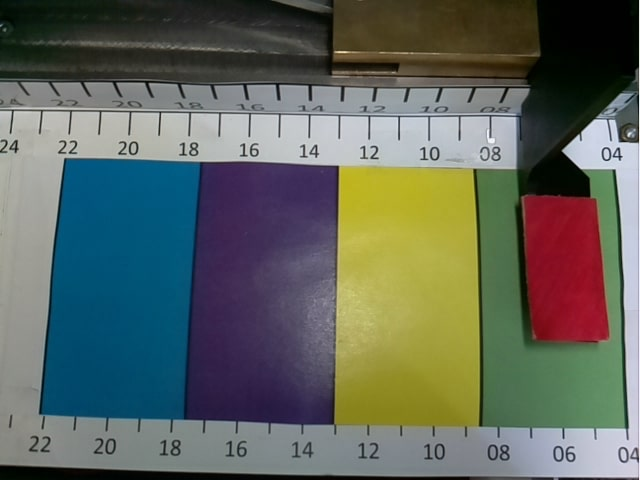
#> input picture Raspberry_Pi_Project/task1_opencv_control/modules/test_frames/1.jpg, 640 x 480 px
$ python main.py
#> lines starting #> are read from the running program, lines starting #| are printed output that depends on the picture; after the words box and inside, x2 and y2 are one past the last pixel; in counts of white or black regions, pixels touching at a corner belong together
### Raspberry_Pi_Project/task1_opencv_control/modules/camera.py
# Please note that this is a fake camera, it will just
# yield the images 1.jpg, 2.jpg, 3.jg and 4.jpg. It is
# just for testing purposes. You should actually use the
# picamera module and implement the get_frame properly

from time import time
from time import sleep
import os, sys
import cv2


class Camera(object):
    def __init__(self):
        directory = os.path.join(os.path.dirname(__file__), 'test_frames')
        self.test_frames_name = ['1.jpg', '2.jpg', '3.jpg', '4.jpg', '5.jpg', '6.jpg', '7.jpg']
        self.frames = [cv2.imread(os.path.join(directory, f))
        for f in self.test_frames_name]
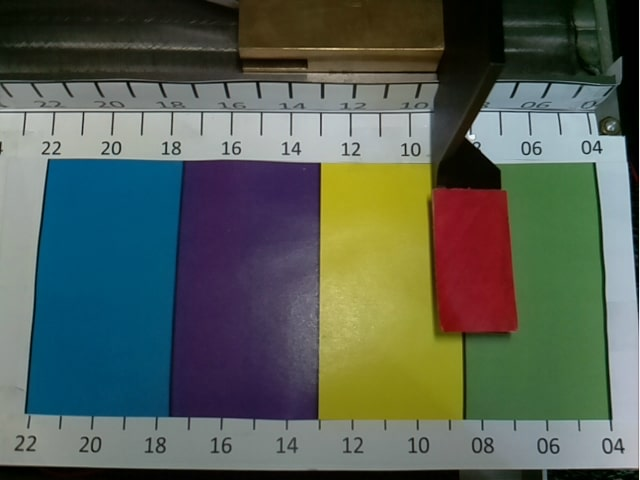
#> input picture Raspberry_Pi_Project/task1_opencv_control/modules/test_frames/2.jpg, 640 x 480 px
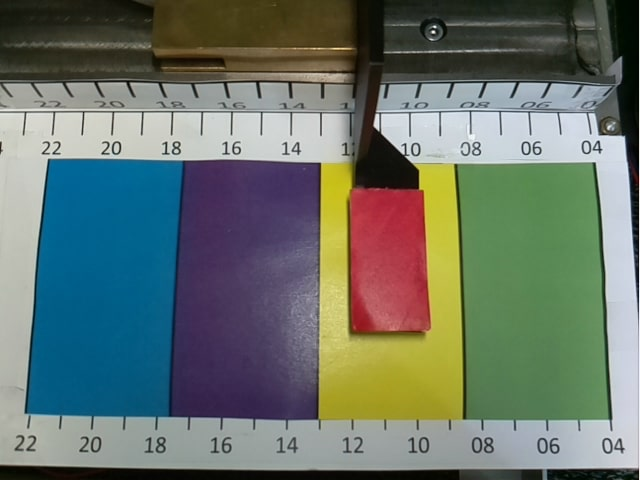
#> input picture Raspberry_Pi_Project/task1_opencv_control/modules/test_frames/3.jpg, 640 x 480 px
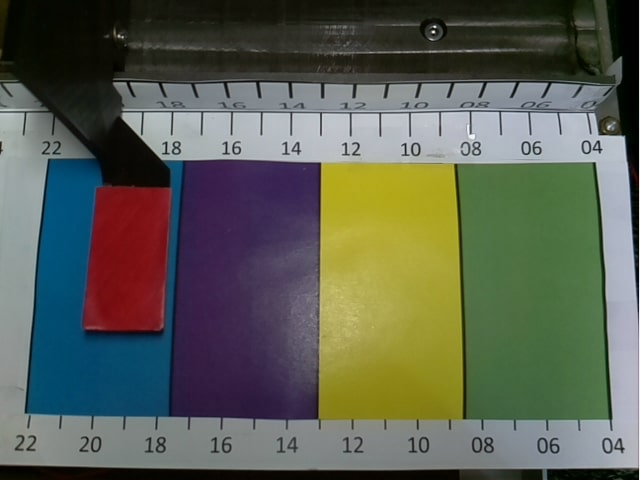
#> input picture Raspberry_Pi_Project/task1_opencv_control/modules/test_frames/7.jpg, 640 x 480 px
        self.current_frame = int(time()) % 7
        self.count = 0

    def get_frame(self):
        if (self.count > 1):
            self.current_frame = int(time()) % 7
            self.count = 0
        index = int(time()) % 7
        print('Frame', self.test_frames_name[self.current_frame])
        self.count = self.count + 1
        return self.frames[self.current_frame]

### Raspberry_Pi_Project/task1_opencv_control/modules/opencv_controller.py
import logging
import threading
import cv2
import numpy as np
USE_FAKE_PI_CAMERA = True # Chage to FALSE if testing in the Raspberry Pi

if USE_FAKE_PI_CAMERA:
    from .camera import Camera  # For running app
else:
    from .pi_camera import Camera  # For running Raspberry Pi

log = logging.getLogger(
    __name__)  # Creates a logger instance, we use it to log things out


class OpenCVController(object):

    def __init__(self):
        self.current_color = [False, False, False, False]
        self.camera = Camera()
        print('OpenCV controller initiated')

    def process_frame(self):  # generate frame by frame from camera
        while True:
            # Capture frame-by-frame
            frame = self.camera.get_frame()  # read the camera frame

            ###Process frame here

            hsv_frame = cv2.cvtColor(frame, cv2.COLOR_BGR2HSV)

            colors = {
                'Blue': ([92, 64, 80], [108, 255, 255]),
                'Purple': ([120, 50, 80], [155, 255, 255]),
                'Yellow': ([25, 150, 170], [35, 255, 255]),
                'Green': ([40, 50, 80], [60, 255, 255])
            }

            for i, (color, (lower, upper)) in enumerate(colors.items()):
                mask = cv2.inRange(hsv_frame, np.array(lower), np.array(upper))
                contours, _ = cv2.findContours(mask, cv2.RETR_EXTERNAL, cv2.CHAIN_APPROX_SIMPLE)
                for contour in contours:
                    area = cv2.contourArea(contour)
                    if area > 200:
                       x, y, w, h = cv2.boundingRect(contour)
                       cv2.rectangle(frame, (x, y), (x + w, y + h), (255, 0, 0), 8)
                       cv2.putText(frame, color, (x, y + h + 20), cv2.FONT_HERSHEY_SIMPLEX, 0.7, (255, 0, 0), 2)

            # Code for red mark detection
            color_2 = {'Red Mark': ([156,50,84],[190,255,255])}
            for color, (lower, upper) in color_2.items():
                if color == 'Red Mark':
                    mask =cv2.inRange(hsv_frame, np.array(lower), np.array(upper))
                    contours, _=cv2.findContours(mask, cv2.RETR_EXTERNAL, cv2.CHAIN_APPROX_SIMPLE)
                    for contour in contours:
                        area =cv2.contourArea(contour)
                        if area > 100:
                            x, y, w, h = cv2.boundingRect(contour)
                            cv2.rectangle(frame, (x, y), (x + w, h + w), (0, 0, 255), 8)
                            cv2.putText(frame, color, (x, y + h + 20), cv2.FONT_HERSHEY_SIMPLEX, 0.7, (0, 0, 255), 2)

                            self.red_mark_position = (x,y)
                            if self.red_mark_position > (532, 200):
                                self.current_color = [False, False, False, True]
                            elif self.red_mark_position > (422, 194):
                                self.current_color = [False, False, True, True]
                            elif self.red_mark_position > (352, 187):
                                self.current_color = [False, False, True, False]
                            elif self.red_mark_position > (270, 180):
                                self.current_color = [False, True, True, False]
                            elif self.red_mark_position > (287, 188):
                                self.current_color = [False, True, False, False]
                            elif self.red_mark_position > (118, 187):
                                self.current_color = [True, True, False, False]
                            elif self.red_mark_position > (83, 186):
                                self.current_color = [True, False, False, False]
                                break

            return frame
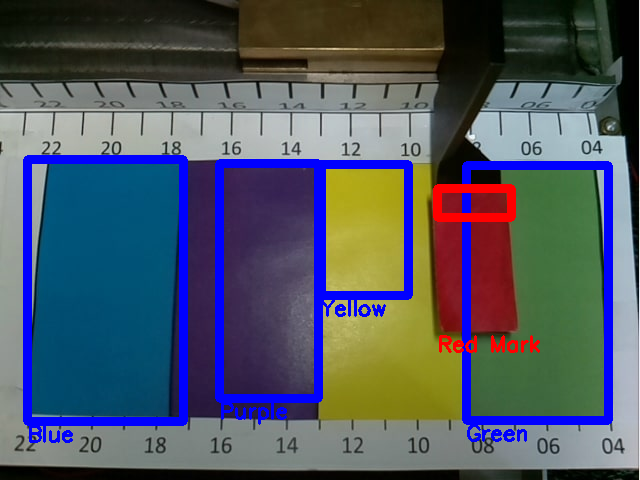
#> frame: shape (480, 640, 3); mean B, G, R 98.7, 87.1, 79.4
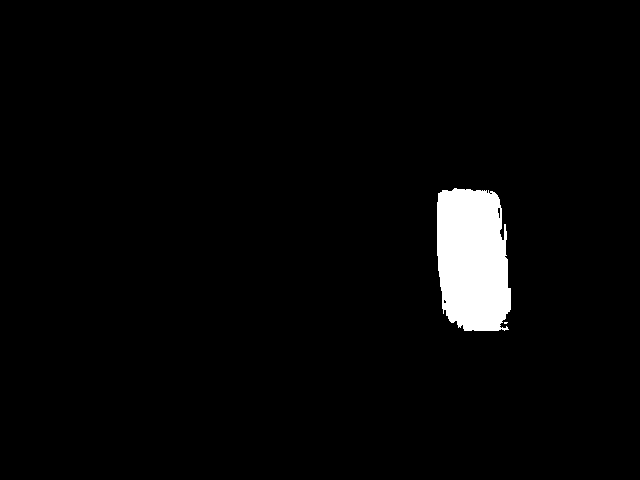
#> mask: shape (480, 640); 3% white; 2 white regions (1 under 20 px), largest, box (x1, y1, x2, y2) and area: (437, 188, 511, 331) 9096


    def get_current_color(self):
        return self.current_color

### Raspberry_Pi_Project/task1_opencv_control/main.py
from modules.opencv_controller import OpenCVController
import time
import cv2
import numpy as np
import base64

# Do NOT change this script
opencv_controller = OpenCVController()

for i in range(6):
    print("----------- Distance number: ", i)
    frame = opencv_controller.process_frame()

    # Display in window
    jpg_as_np = np.fromstring(frame, np.uint8)
    img = cv2.imdecode(jpg_as_np, cv2.COLOR_BGR2RGB)
    #CV2. imshow('image' . img) # Not in Raspberry pi
    cv2.imshow('image', img) # Not in Raspberry Pi

    print("Current color from OpenCV: ", opencv_controller.get_current_color())
    print("---------------------------------")
    #CV2.waitkey(0) #Not in Raspberry Pi
    #CV2. destroyAllWindows() # Not in Raspberry Pi
    cv2.waitKey(0) # Not in Raspberry Pi
    cv2.destroyAllWindows() # Not in Raspberry Pi
